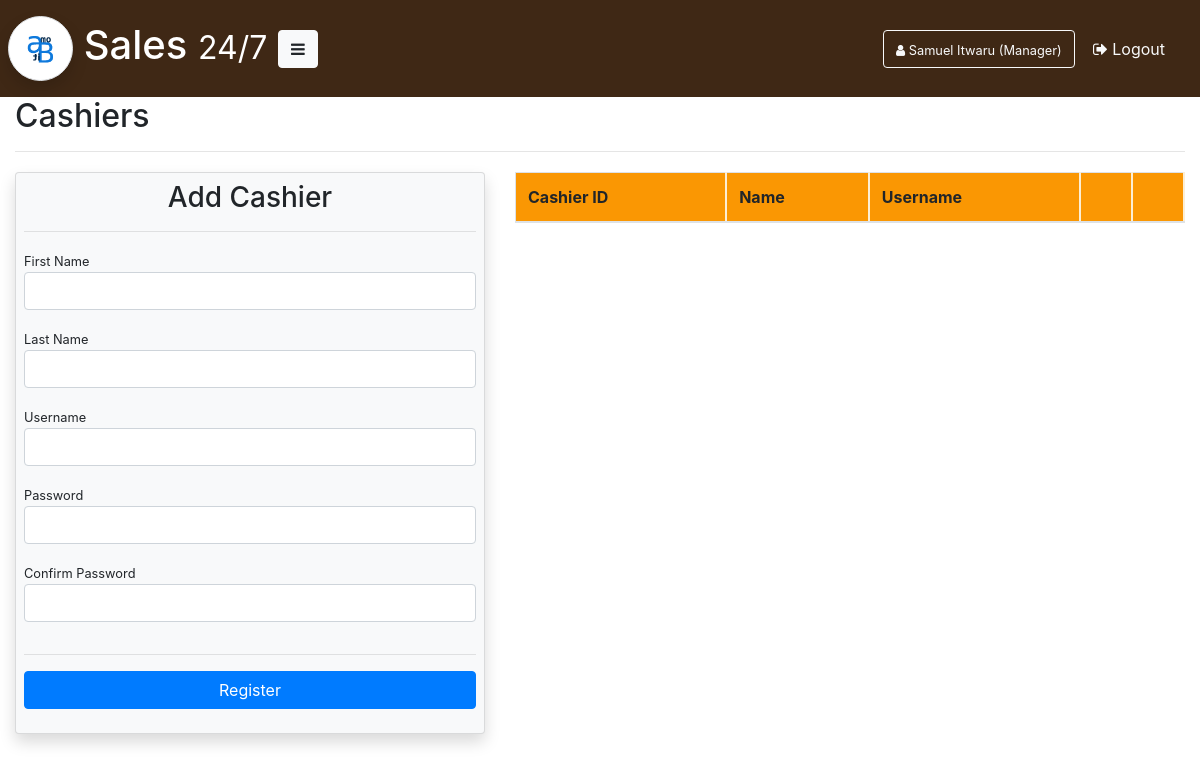
Page /cashier/ (signed in) on the earlier database version.
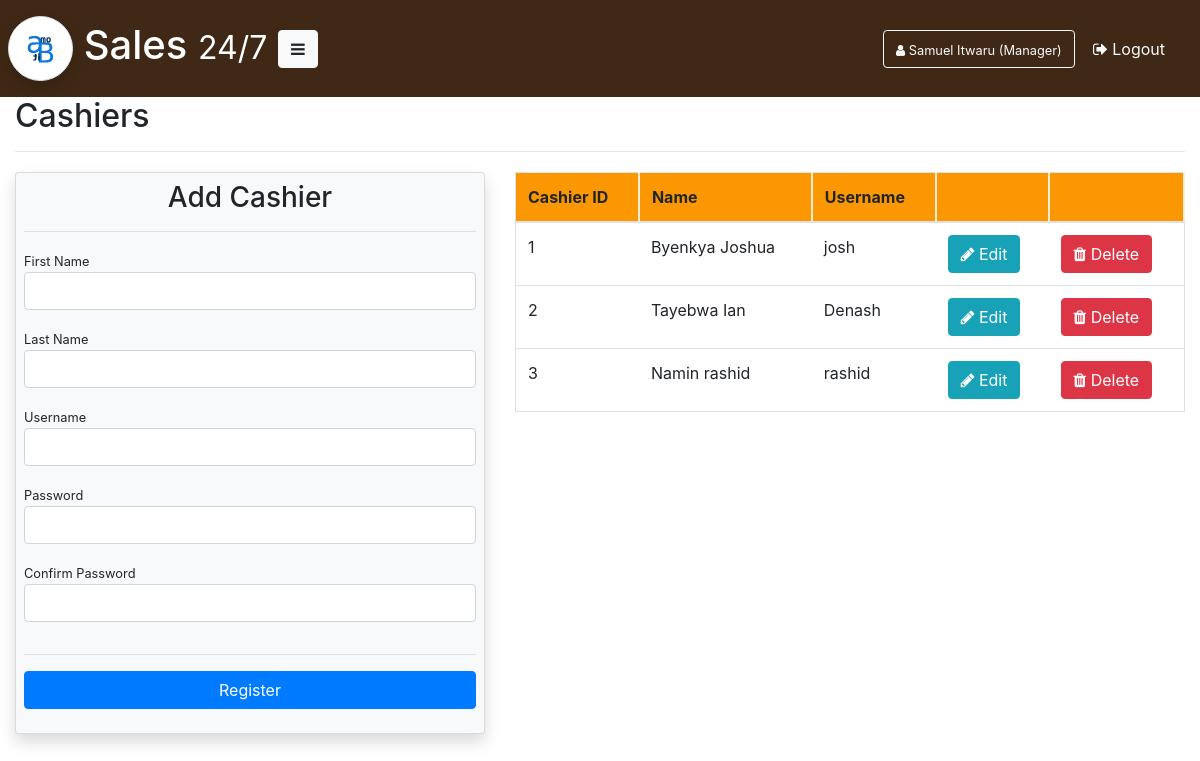
Same page on the later database version.
### Application/database/model.py (models this page shows, shortened)
class Cashier(Base):
    __tablename__ = "cashier"
    id = Column(Integer, primary_key=True)
    first_name = Column(String(64))
    last_name = Column(String(64))
    sales = relationship("Sale", backref="cashier")
    orders = relationship("Order", backref="cashier")
    sessions = relationship("Session", backref="cashier")
    user = relationship("User", backref="cashier",
                        cascade="all,delete", uselist=False)
    def delete(self):
        session.delete(self)
        session.commit()
    def read(self):
        return session.query(self).all()

class User(Base, UserMixin):
    __tablename__ = "user"
    id = Column(Integer, primary_key=True)
    username = Column(String(64), unique=True)
    password = Column(String)
    cashier_id = Column(Integer, ForeignKey("cashier.id", ondelete="CASCADE"))
    manager_id = Column(Integer, ForeignKey("manager.id", ondelete="CASCADE"))
    chef_id = Column(Integer, ForeignKey("chef.id", ondelete="CASCADE"))

### Application/blueprints/Cashier/cashier.py (the view)
@cashier.route("/")
@login_required
def get_cashiers():
    cashiers = Cashier.read(Cashier)
    return render_template("manager/cashiers.html", mod=module, cashiers=cashiers)

### Application/__init__.py (called while the page is built)
@login_manager.user_loader
def load_user(user_id):
    return session.query(User).filter_by(id=user_id).first()

### Application/templates/manager/cashiers.html (shortened to what the changed rows need)
{% extends 'manager/manager-base.html' %}
{% block content %}
<h2>Cashiers</h2>
{% if cashier_to_edit %}
<div class="container">
	<div class="row">
		<div class="col-md-5 card p-4 bg-light">
			<form method="POST" action="{{url_for('cashier.edit_cashier')}}">
				<h3>Edit Cashier - {{ cashier_to_edit.last_name }}</h3>
				<div class="form-group">
					<input type="hidden" name="cashier" value="{{ cashier_to_edit.id }}"/>
					<label class="form-check-label">First Name</label>
					<input class="form-control" type="text" name="first-name" value="{{cashier_to_edit.first_name}}" required>
				</div>
				<div class="form-group">
					<label class="form-check-label">Last Name</label>
					<input class="form-control" type="text" name="last-name" value="{{cashier_to_edit.last_name}}" required>
				</div>
				<hr>
				<div class="form-group">
					<label class="form-check-label">Username</label>
					<input class="form-control" type="text" name="username" placeholder="Username" value="{{cashier_to_edit.user.username}}" required>
				</div>
				<hr>
				<div class="form-group">
					<button type="submit" class="btn btn-primary btn-block">Update</button>
				</div>
			</form>
		</div>
		<div class="col-md-5 card ml-1 p-4 bg-light">
			<form method="POST" action="{{url_for('cashier.reset_password')}}">
				<h3 class="form-check-label">Reset Password</h3>
				<div class="form-group">
					<input type="hidden" name="cashier" value="{{ cashier_to_edit.id }}"/>
					<label class="form-check-label">Password</label>
					<input class="form-control" type="password" name="password" placeholder="Password" required>
				</div>
				<div class="form-group">
					<label class="form-check-label">Confirm Password</label>
					<input class="form-control" type="password" name="password-1" placeholder="Confirm Password" required>
				</div>
				<hr>
				<div class="form-group">
					<button type="submit" class="btn btn-primary btn-block">Reset</button>
				</div>
			</form>
		</div>
	</div>
</div>
{% else %}
	<div class="row pt-1">
		<div class="col-md-7">
			<table class="table table-responsive-sm table-hover border">
				<thead>
				    <tr>
				    	<th scope="col">Cashier ID</th>
				    	<th scope="col">Name</th>
				    	<th scope="col">Username</th>
				    	<th scope="col"></th>
				    	<th scope="col"></th>
				    </tr>
				</thead>
				<tbody>
					{% for cashier in cashiers %}
						<tr scope="row" style="cursor: pointer;">
							<td>{{cashier.id}}</td>
							<td>{{cashier.first_name}} {{cashier.last_name}}</td>
							<td>{{cashier.user.username}}</td>
							<td>
								<form action="{{ url_for('cashier.edit_cashier') }}">
									<button type="submit" class="btn btn-info"><span class="fa fa-pencil"></span> Edit</button>
								</form>
							</td>
							<td>
								<button type="submit" class="btn btn-danger" data-toggle="modal" data-target="#confirmDeleteCashier{{cashier.id}}"><span class="fa fa-trash"></span> Delete</button>
							</td>
						</tr>
					{% endfor %}
				</tbody>
			</table>
		</div>
	</div>
{% endif %}
{% endblock	 %}

Differences in the rows shown:
added Cashier: id "1", first_name "Byenkya", last_name "Joshua", user.username "josh"
added Cashier: id "2", first_name "Tayebwa", last_name "Ian", user.username "Denash"
added Cashier: id "3", first_name "Namin", last_name "rashid", user.username "rashid"
